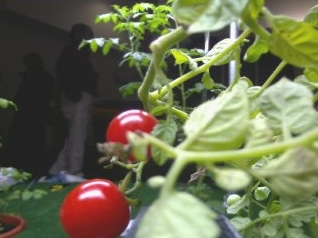
#> input picture Imagens/tomato_124.jpg, 318 x 238 px
$ python Aula05_segmentacao-por-cor.py
#> lines starting #> are read from the running program, lines starting #| are printed output that depends on the picture; after the words box and inside, x2 and y2 are one past the last pixel; in counts of white or black regions, pixels touching at a corner belong together
import cv2
from matplotlib import pyplot as plt
import numpy as np

I = cv2.imread('./Imagens/tomato_124.jpg')
#> I is the input picture: shape (238, 318, 3); mean B, G, R 82.4, 112.8, 109.7
plt.figure()
plt.imshow(cv2.cvtColor(I, cv2.COLOR_BGR2RGB))

# segmentação por cor

r_ref = 166
g_ref = 32
b_ref = 33

delta = 30

R = I[:, :, 0]
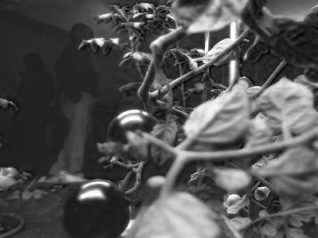
#> R: shape (238, 318); min 0, max 255, mean 82.4
G = I[:, :, 1]
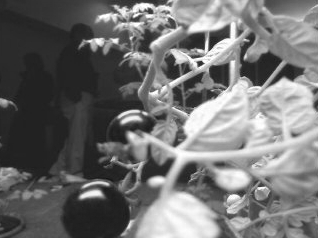
#> G: shape (238, 318); min 18, max 255, mean 112.8
B = I[:, :, 2]
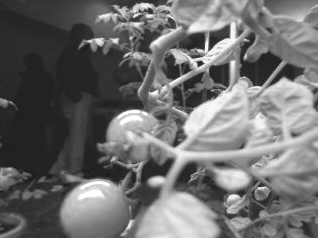
#> B: shape (238, 318); min 23, max 255, mean 109.7

Mb = (B >= (b_ref - delta)) & (B <= (b_ref + delta))
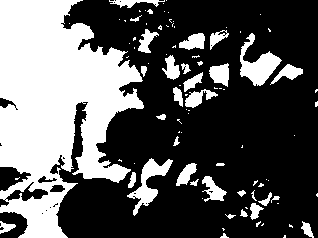
#> Mb: shape (238, 318) bool; 35.2% white; 94 white regions (60 under 20 px), largest, box (x1, y1, x2, y2) and area: (0, 0, 144, 238) 20715, (240, 33, 282, 86) 945, (127, 158, 173, 216) 812
Mg = (G >= (g_ref - delta)) & (G <= (g_ref + delta))
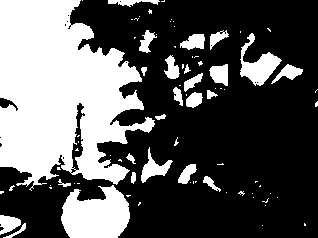
#> Mg: shape (238, 318) bool; 35.1% white; 82 white regions (57 under 20 px), largest, box (x1, y1, x2, y2) and area: (0, 0, 155, 191) 19200, (61, 185, 130, 238) 2723, (240, 33, 282, 86) 898
Mr = (R >= (r_ref - delta)) & (R <= (r_ref + delta))
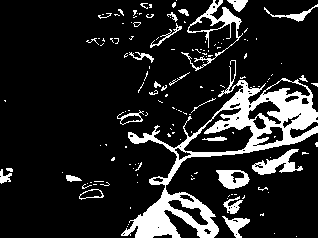
#> Mr: shape (238, 318) bool; 14.4% white; 142 white regions (116 under 20 px), largest, box (x1, y1, x2, y2) and area: (121, 60, 318, 238) 6914, (181, 0, 243, 71) 761, (252, 149, 303, 175) 554

M = Mb & Mg & Mr
#> M: shape (238, 318) bool; every value is 0

n_linhas, n_colunas, n_camadas = I.shape
#> n_linhas = 238; n_colunas = 318; n_camadas = 3
I_bin = np.zeros((n_linhas, n_colunas), np.uint8)
I_bin[M] = 255
# I_bin = M*255

plt.figure()
plt.imshow(I_bin, cmap='gray')

plt.show()

$ run again, with Imagens/Burrinhos.jpg copied over Imagens/tomato_124.jpg
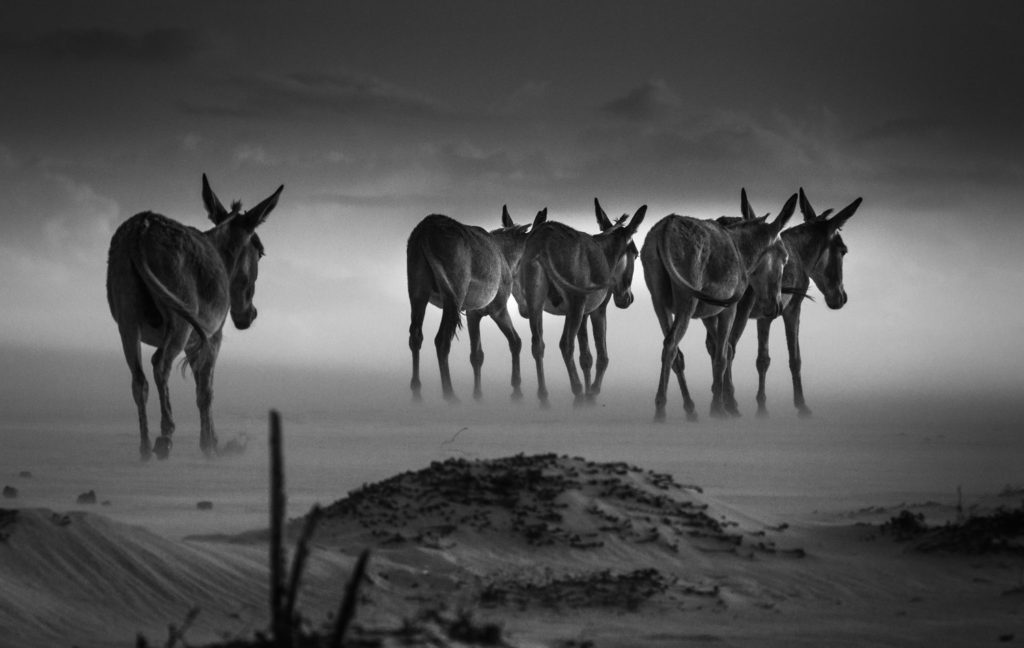
#> input picture Imagens/Burrinhos.jpg, 1024 x 648 px
#> I is the input picture: shape (648, 1024, 3); min 0, max 255, mean 83.7
#> `Mb = (B >= (b_ref - delta)) & (B <= (b_ref + delta))`:
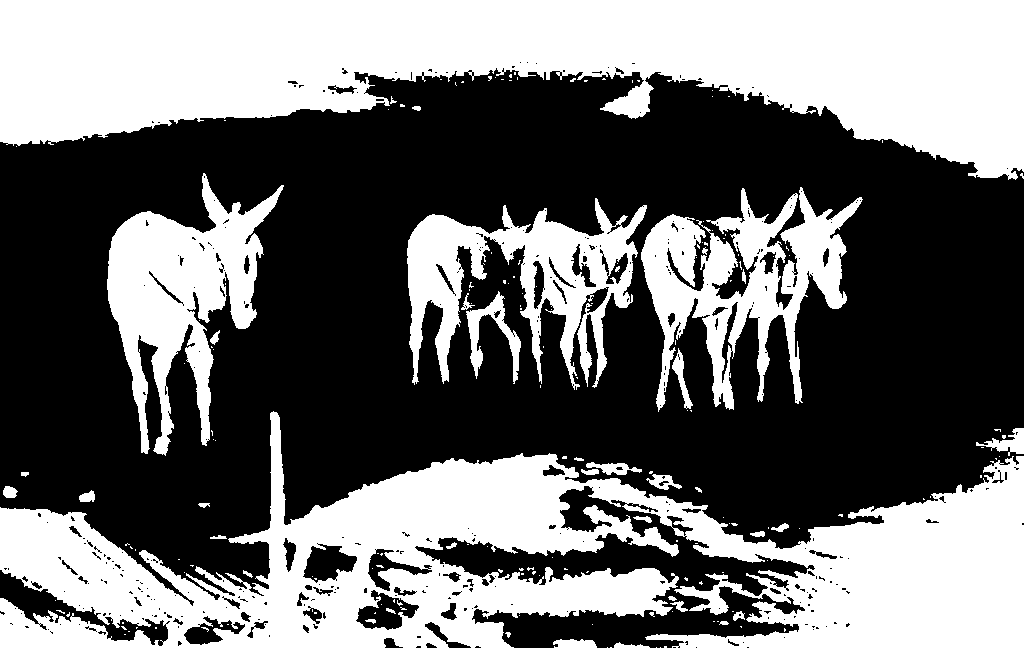
#> Mb: shape (648, 1024) bool; 43.7% white; 186 white regions (147 under 20 px), largest, box (x1, y1, x2, y2) and area: (0, 0, 1024, 180) 114815, (0, 411, 1024, 648) 110625, (107, 173, 284, 456) 20907
#> Mg: shape (648, 1024) bool; 42.5% white; 222 white regions (177 under 20 px), largest, box (x1, y1, x2, y2) and area: (0, 0, 1024, 179) 110724, (0, 411, 1024, 648) 107190, (107, 173, 284, 455) 20754
#> `Mr = (R >= (r_ref - delta)) & (R <= (r_ref + delta))`:
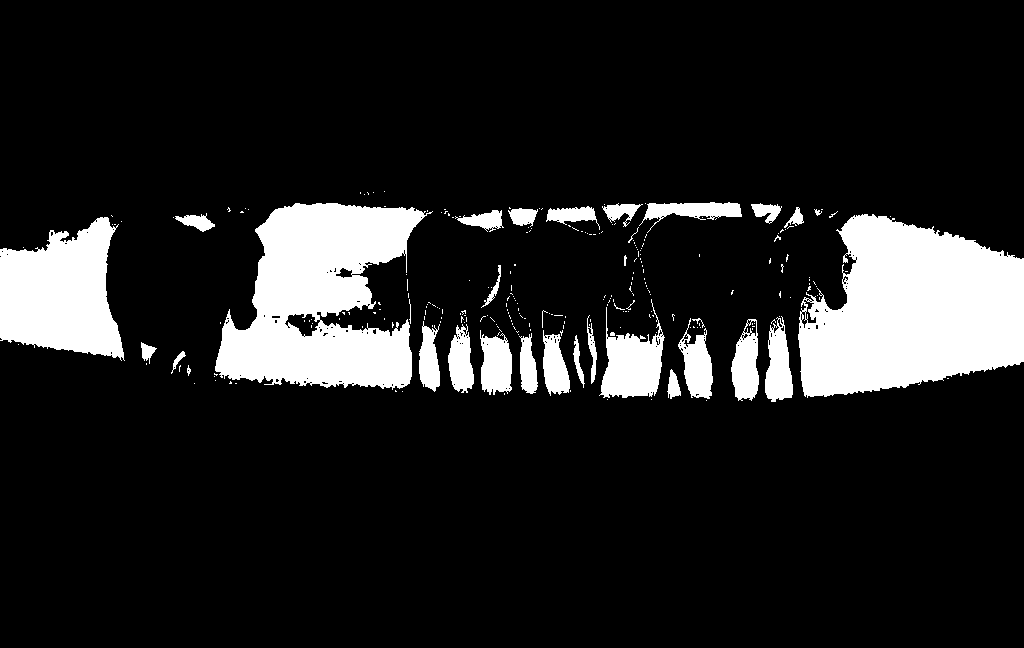
#> Mr: shape (648, 1024) bool; 13.2% white; 256 white regions (223 under 20 px), largest, box (x1, y1, x2, y2) and area: (798, 214, 1024, 398) 30173, (215, 203, 433, 390) 25070, (0, 217, 125, 361) 12384
#> M: shape (648, 1024) bool; every value is 0

$ run again, with Imagens/Fingerprint.jpg copied over Imagens/tomato_124.jpg
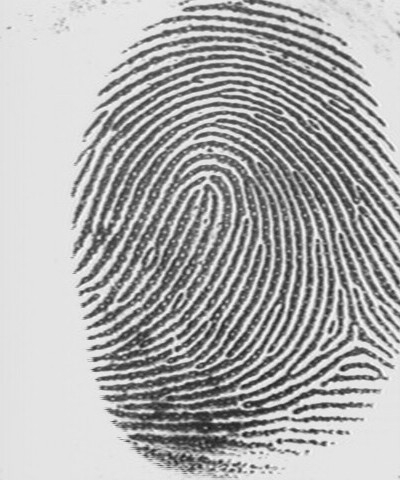
#> input picture Imagens/Fingerprint.jpg, 400 x 480 px
#> I is the input picture: shape (480, 400, 3); min 27, max 251, mean 173.8
#> `Mb = (B >= (b_ref - delta)) & (B <= (b_ref + delta))`:
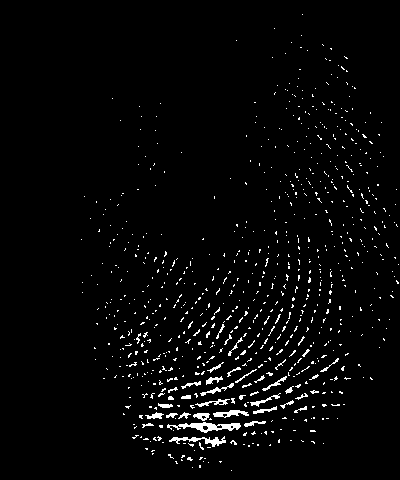
#> Mb: shape (480, 400) bool; 2.7% white in thin lines or dots, all inside (x1, y1, x2, y2) = (81, 14, 399, 471)
#> Mg: shape (480, 400) bool; 2.5% white in thin lines or dots, all inside (x1, y1, x2, y2) = (81, 42, 399, 471)
#> `Mr = (R >= (r_ref - delta)) & (R <= (r_ref + delta))`:
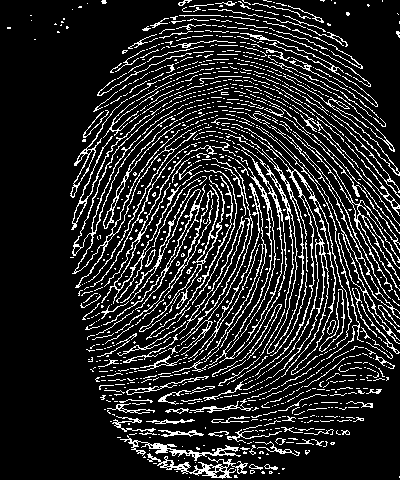
#> Mr: shape (480, 400) bool; 15.2% white in thin lines or dots
#> M: shape (480, 400) bool; every value is 0
